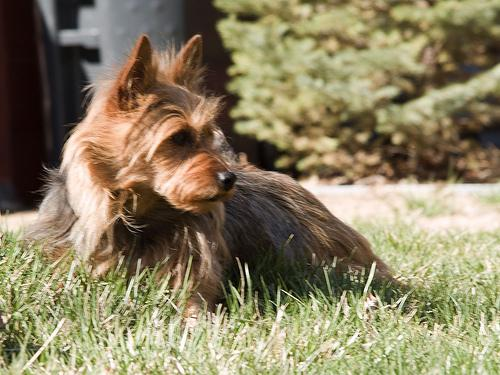
#> input picture images/Australian_terrier/n02096294_1564.jpg, 500 x 375 px; its folder holds 3 pictures in this run
$ jupyter execute Benali_Bahia_1_notebook_pretraitement.ipynb   (shell and % lines are left out)
#> lines starting #> are read from the running program, lines starting #| are printed output that depends on the picture
[cell 1]
import pandas as pd
import numpy as np
import matplotlib.pyplot as plt
import seaborn as sns
import time
import os
from os import listdir
from sklearn.model_selection import train_test_split
from glob import glob
from sklearn import preprocessing
from PIL import Image, ImageOps, ImageEnhance
import cv2

[cell 2]
# Définir le chemin vers les données
path = 'images/'
# Charger et prétraiter les images

list_labels = ["boxer", "Chihuahua", "Eskimo_dog"]
label_no_name = "no_name"

def photo_class(photo) :
    for label in list_labels :
        if label in photo :
            return label
    return label_no_name

data_path = glob(path+'**/*.jp*', recursive=True)

def data_fct(path) :
    list_photos = [file for file in path]
    print(len(list_photos))
    data = pd.DataFrame()
    data["image_path"] = list_photos
    data["label_name"] = data["image_path"].apply(lambda x : photo_class(x))
    return data

data = data_fct(data_path)
data, data_test = train_test_split(data, test_size=0.2, random_state=42)
le = preprocessing.LabelEncoder()
le.fit(data["label_name"])
data["label"] = le.transform(data["label_name"])
data = data.reset_index(drop=True)
data_test["label"] = le.transform(data_test["label_name"])
data_test = data_test.reset_index(drop=True)
display(data)
data_test.head(5)

## Cropping.
Le cropping dans le prétraitement d'images consiste à découper une partie spécifique d'une image pour se concentrer sur une région d'intérêt ou supprimer des éléments indésirables.

[cell 3]
image_file = data["image_path"].iloc[2]
image = Image.open(image_file)
#> image is the input picture: PIL image 500x375 RGB; mean R, G, B 139.2, 128.5, 98.3

# Convert the image to grayscale for histogram plotting
gray_image = image.convert('L')
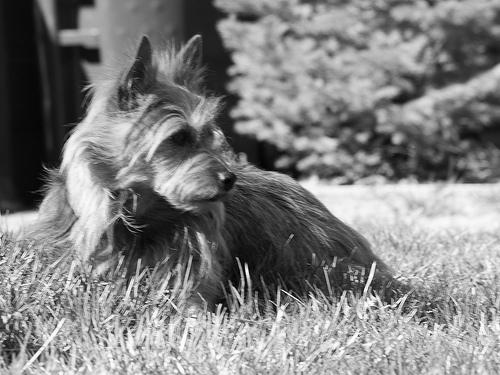
#> gray_image: PIL image 500x375 L; min 0, max 255, mean 128.2

# Convert PIL Image to NumPy array for histogram plotting
gray_array = np.array(gray_image)

# Display the original image and its histogram
plt.figure(figsize=(15, 5))
plt.subplot(2, 3, 1)  # 2 rows, 3 columns, 1st subplot
plt.imshow(image)
plt.title('Original Image')
plt.subplot(2, 3, 4)  # 2 rows, 3 columns, 4th subplot (below the 1st)
plt.hist(gray_array.ravel(), bins=256, range=[0,256])
plt.title('Histogram - Original Image')

# Define the cropping area (left, upper, right, lower)
crop_area = (100, 100, 400, 400)  # Example crop area
cropped_image = image.crop(crop_area)
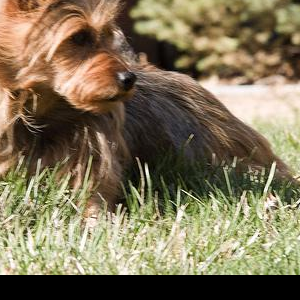
#> cropped_image: PIL image 300x300 RGB; mean R, G, B 128.4, 115.9, 87.7

# Convert the cropped image to grayscale for histogram plotting
cropped_gray_image = cropped_image.convert('L')
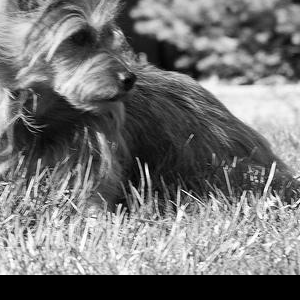
#> cropped_gray_image: PIL image 300x300 L; min 0, max 255, mean 116.4

# Convert PIL Image to NumPy array for histogram plotting
cropped_gray_image  = np.array(cropped_gray_image)

# Display the cropped image and its histogram
plt.subplot(2, 3, 2)  # 2 rows, 3 columns, 2nd subplot
plt.imshow(cropped_image)
plt.title('Cropped Image')
plt.subplot(2, 3, 5)  # 2 rows, 3 columns, 5th subplot (below the 2nd)
plt.hist(cropped_gray_image.ravel(), bins=256, range=[0,256])
plt.title('Histogram - Cropped Image')

plt.tight_layout()
plt.show()
#> figure, not shown here; panel 2: tallest bar 1179 high, from x = 10 to 11; panel 4: tallest bar 7502 high, from x = 0 to 1

## Mirroring.
Le mirroring dans le prétraitement d'images consiste à créer une image miroir en inversant l'image original horizontalement ou verticalement pour augmenter les données et améliorer la robustesse des modèles.

[cell 4]
# Mirror (flip) the image horizontally
mirrored_image = ImageOps.mirror(image)
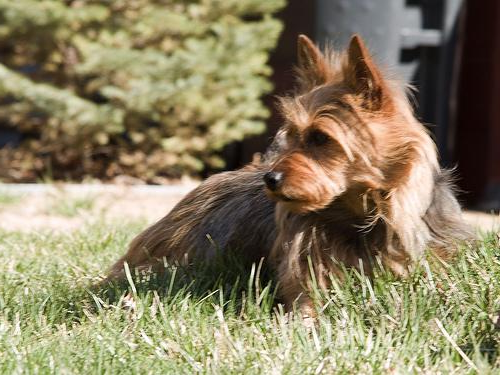
#> mirrored_image: PIL image 500x375 RGB; mean R, G, B 139.2, 128.5, 98.3

# Convert the original and mirrored images to grayscale
gray_image = image.convert('L')
mirrored_gray_image = mirrored_image.convert('L')
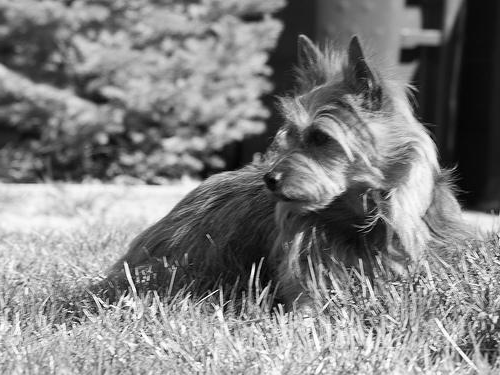
#> mirrored_gray_image: PIL image 500x375 L; min 0, max 255, mean 128.2

# Convert the grayscale images to NumPy arrays and flatten them
gray_array = np.array(gray_image).flatten()
mirrored_gray_array = np.array(mirrored_gray_image).flatten()

# Display the original image and its histogram
plt.figure(figsize=(15, 5))
plt.subplot(2, 2, 1)  # 2 rows, 2 columns, 1st subplot
plt.imshow(image)
plt.title('Original Image')
plt.subplot(2, 2, 3)  # 2 rows, 2 columns, 3rd subplot (below the 1st)
plt.hist(gray_array, bins=256, range=[0,256])
plt.title('Histogram - Original Image')

# Display the mirrored image and its histogram
plt.subplot(2, 2, 2)  # 2 rows, 2 columns, 2nd subplot
plt.imshow(mirrored_image)
plt.title('Mirrored Image')
plt.subplot(2, 2, 4)  # 2 rows, 2 columns, 4th subplot (below the 2nd)
plt.hist(mirrored_gray_array, bins=256, range=[0,256])
plt.title('Histogram - Mirrored Image')

plt.tight_layout()
plt.show()
#> figure, not shown here; panel 2: tallest bar 1179 high, from x = 10 to 11; panel 4: tallest bar 1179 high, from x = 10 to 11

## Whitening

Le whitening dans le prétraitement d'images consiste à normaliser les valeurs des pixels pour avoir une moyenne de zéro et une variance unitaire, réduisant ainsi les redondances et améliorant les performances des algorithmes d'apprentissage.

[cell 5]
# Assuming 'image' is your PIL Image object
image_array = np.array(image)

# Whitening transformation
# Compute the mean and std deviation of the pixel values
mean = np.mean(image_array)
#> mean = 122
std = np.std(image_array)
#> std = 68.59

# Apply whitening
whitened_image_array = (image_array - mean) / std

# Convert the whitened numpy array back to a PIL image
whitened_image = Image.fromarray(np.uint8(whitened_image_array.clip(0, 1) * 255))
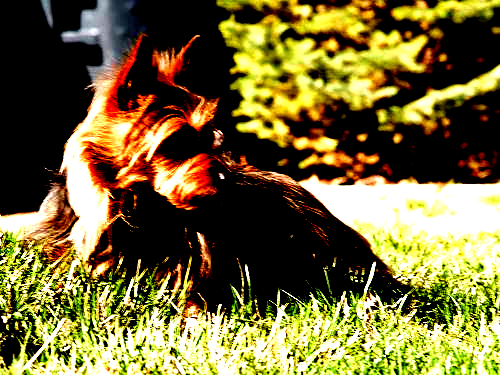
#> whitened_image: PIL image 500x375 RGB; mean R, G, B 117.1, 104.9, 53.1

# Convert images to grayscale for histogram plotting
gray_image = image.convert('L')
whitened_gray_image = whitened_image.convert('L')
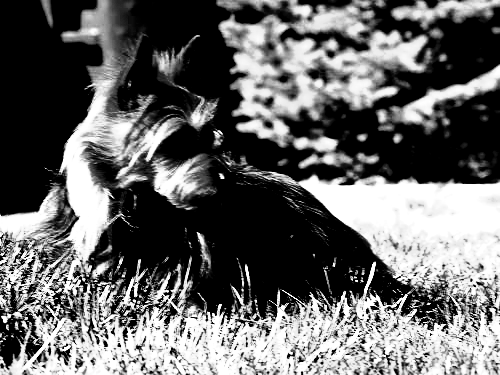
#> whitened_gray_image: PIL image 500x375 L; min 0, max 255, mean 102.7

# Flatten the images for histogram plotting
gray_array = np.array(gray_image).flatten()
whitened_gray_array = np.array(whitened_gray_image).flatten()

# Display the original image and its histogram
plt.figure(figsize=(15, 5))
plt.subplot(2, 2, 1)
plt.imshow(image)
plt.title('Original Image')
plt.subplot(2, 2, 3)
plt.hist(gray_array, bins=256, range=[0,256])
plt.title('Histogram - Original Image')

# Display the whitened image and its histogram
plt.subplot(2, 2, 2)
plt.imshow(whitened_image)
plt.title('Whitened Image')
plt.subplot(2, 2, 4)
plt.hist(whitened_gray_array, bins=256, range=[0,256])
plt.title('Histogram - Whitened Image')

plt.tight_layout()
plt.show()
#> figure, not shown here; panel 2: tallest bar 1179 high, from x = 10 to 11; panel 4: tallest bar 72258 high, from x = 0 to 1

## Contrast

Le contraste dans le prétraitement d'images consiste à ajuster la différence entre les zones claires et sombres d'une image pour améliorer la visibilité des détails.

[cell 6]
contrast_enhancer = ImageEnhance.Contrast(image)
contrast_image = contrast_enhancer.enhance(2.0)  # Increase contrast
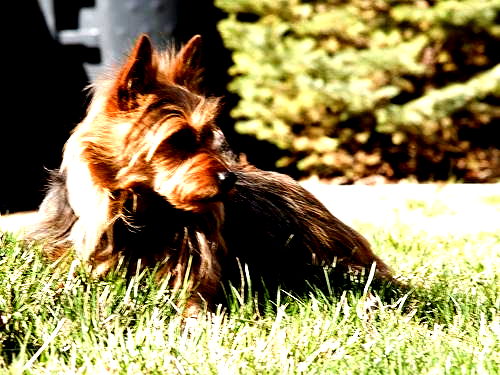
#> contrast_image: PIL image 500x375 RGB; mean R, G, B 145.6, 133, 88.1

# Convert images to grayscale for histogram plotting
gray_image = image.convert('L')
contrast_gray_image = contrast_image.convert('L')
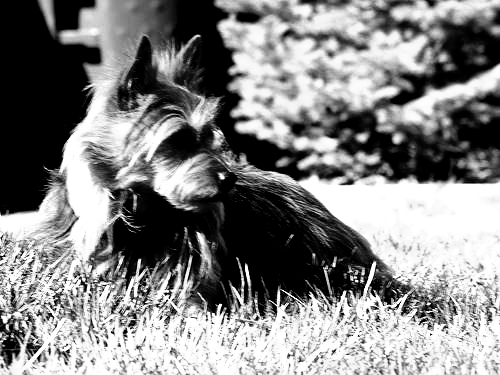
#> contrast_gray_image: PIL image 500x375 L; min 0, max 255, mean 131.6

# Flatten the images for histogram plotting
gray_array = np.array(gray_image).flatten()
contrast_gray_array = np.array(contrast_gray_image).flatten()

# Display the original image and its histogram
plt.figure(figsize=(15, 5))
plt.subplot(2, 2, 1)
plt.imshow(image)
plt.title('Original Image')
plt.subplot(2, 2, 3)
plt.hist(gray_array, bins=256, range=[0,256])
plt.title('Histogram - Original Image')

# Display the contrast-adjusted image and its histogram
plt.subplot(2, 2, 2)
plt.imshow(contrast_image)
plt.title('Contrast Image')
plt.subplot(2, 2, 4)
plt.hist(contrast_gray_array, bins=256, range=[0,256])
plt.title('Histogram - Contrast Image')

plt.tight_layout()
plt.show()
#> figure, not shown here; panel 2: tallest bar 1179 high, from x = 10 to 11; panel 4: tallest bar 36409 high, from x = 0 to 1

## equalization

L'equalization dans le prétraitement d'images consiste à redistribuer les niveaux de gris pour uniformiser l'histogramme et améliorer le contraste de l'image.

[cell 7]
import cv2
# Convert the image to grayscale for equalization
gray_image = image.convert('L')

# Convert the grayscale image to a numpy array for OpenCV processing
gray_array = np.array(gray_image)

# Apply histogram equalization
equalized_array = cv2.equalizeHist(gray_array)

# Convert the equalized array back to a PIL image
equalized_image = Image.fromarray(equalized_array)

# Flatten the images for histogram plotting
original_gray_array = np.array(gray_image).flatten()
equalized_gray_array = equalized_array.flatten()

# Display the original image and its histogram
plt.figure(figsize=(15, 5))
plt.subplot(2, 2, 1)
plt.imshow(image, cmap='gray')
plt.title('Original Image')
plt.subplot(2, 2, 3)
plt.hist(original_gray_array, bins=256, range=[0,256])
plt.title('Histogram - Original Image')

# Display the histogram-equalized image and its histogram
plt.subplot(2, 2, 2)
plt.imshow(equalized_image, cmap='gray')
plt.title('Equalized Image')
plt.subplot(2, 2, 4)
plt.hist(equalized_gray_array, bins=256, range=[0,256])
plt.title('Histogram - Equalized Image')

plt.tight_layout()
plt.show()
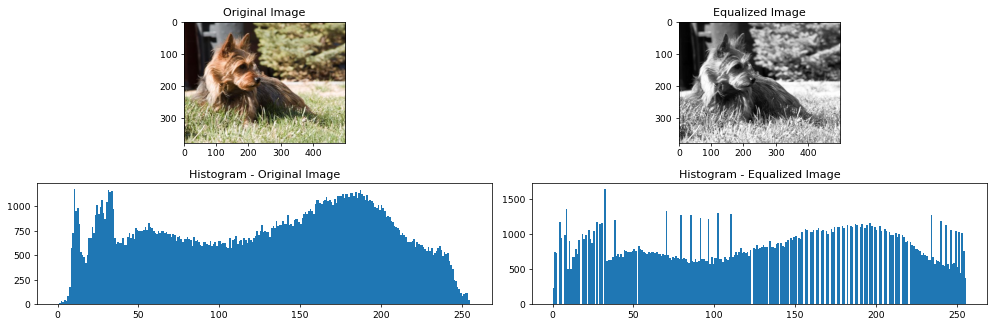
#> figure drawn by matplotlib, 4 panels; panel 2: tallest bar 1179 high, from x = 10 to 11; panel 4: tallest bar 1650 high, from x = 32 to 33
